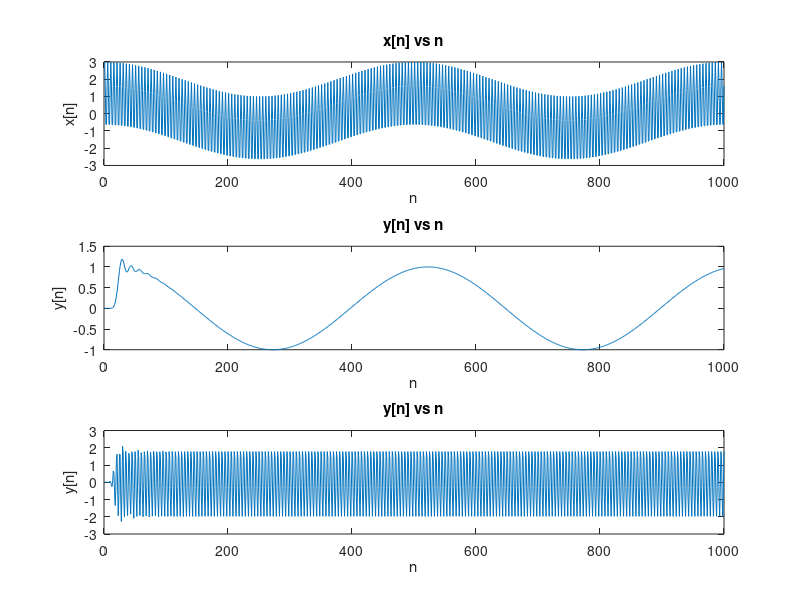

Here is the MATLAB script that generated this plot:
clear all; clc;

%%
n = 1:1000; 
Ts = 0.002; 
fs = 1/Ts; 
f1 = 100; 
M = 1000; 
xn = cos(2*pi*(n-1)*Ts) + 2*cos(2*pi*f1*(n-1)*Ts); 
 
figure(1); 
subplot(3,1,1); 
plot(n,xn); 
title('x[n] vs n'); 
xlabel('n'); 
ylabel('x[n]'); 
 
%%
[b1,a1] = butter(16,0.15); 
display(b1);
display(a1);
yn = filter(b1,a1,xn); 
subplot(3,1,2); 
plot(n,yn); 
title('y[n] vs n'); 
xlabel('n'); 
ylabel('y[n]'); 
 
%%
[b2,a2] = butter(16,[0.15,0.5],'bandpass'); 
display(b2);
display(a2);
yn = filter(b2,a2,xn); 
subplot(3,1,3); 
plot(n,yn); 
title('y[n] vs n'); 
xlabel('n'); 
ylabel('y[n]');